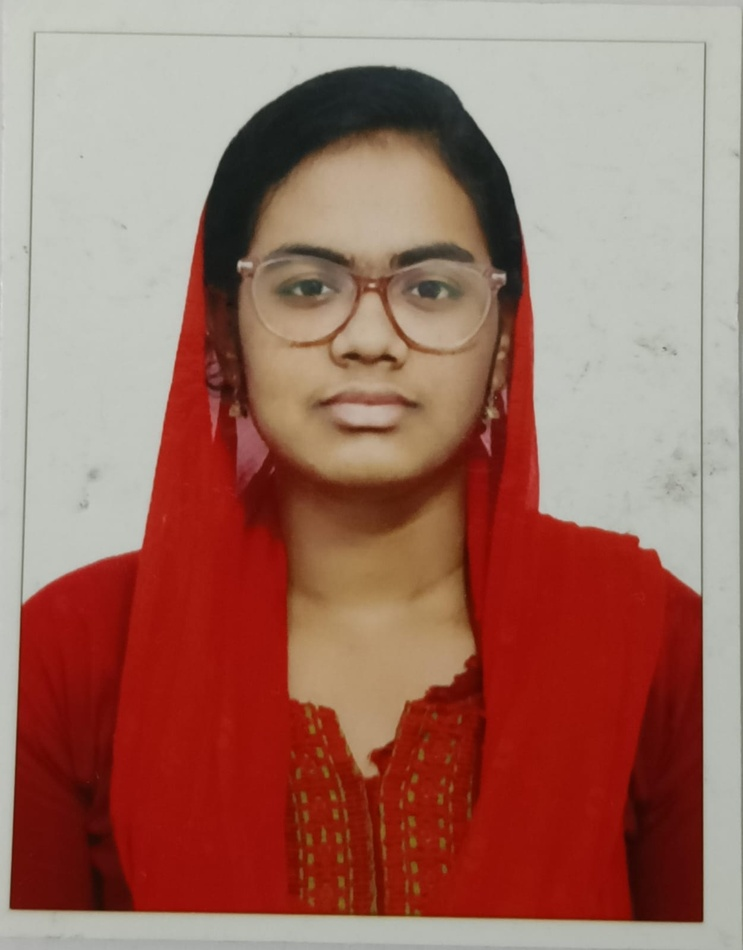
#> input picture image.jpg, 743 x 950 px, shrunk from 1251 x 1600 before the run
$ python test.py
#> lines starting #> are read from the running program, lines starting #| are printed output that depends on the picture
import cv2
import matplotlib.pyplot as plt
from skimage.feature import hog
from skimage.color import rgb2gray

# Read image
img = cv2.imread('image.jpg')
#> img is the input picture: shape (950, 743, 3); mean B, G, R 99.4, 111.3, 158.8
if img is None:
    print("Error: Image not found!")
else:
    gray = cv2.cvtColor(img, cv2.COLOR_BGR2GRAY)
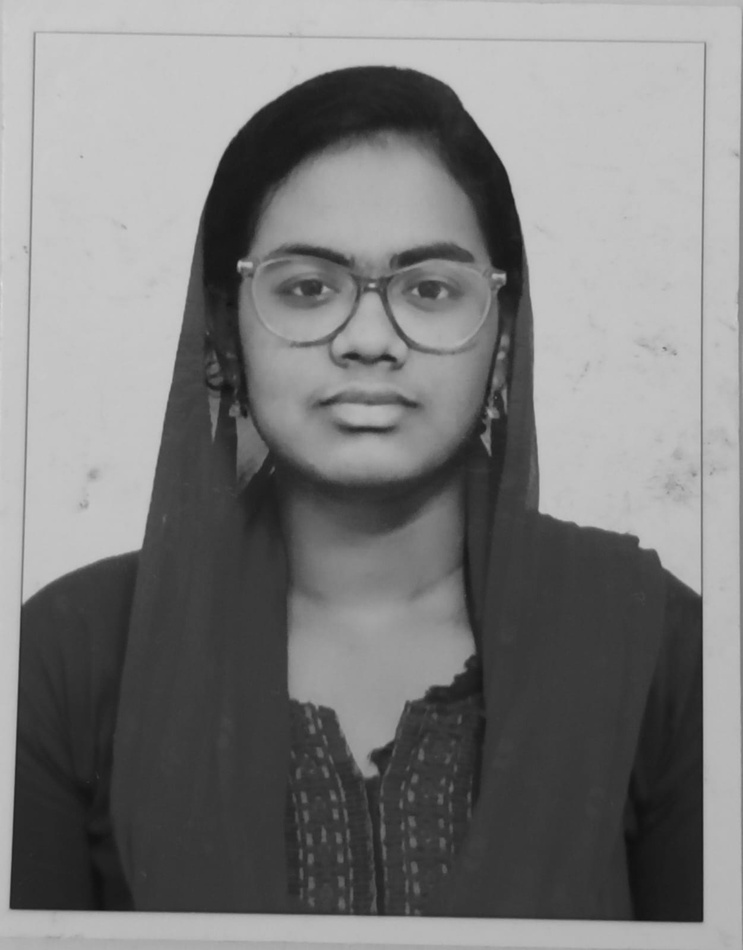
#> gray: shape (950, 743); min 15, max 221, mean 124.1

    # --- SIFT Feature Extraction ---
    sift = cv2.SIFT_create()
    kp, des = sift.detectAndCompute(gray, None)
#> kp = 374 keypoints; strongest (x, y, size): (393, 104, 63.8), (240, 264, 5), (369, 199, 73.8), (371, 650, 110.2)
    sift_img = cv2.drawKeypoints(img, kp, None, flags=cv2.DRAW_MATCHES_FLAGS_DRAW_RICH_KEYPOINTS)
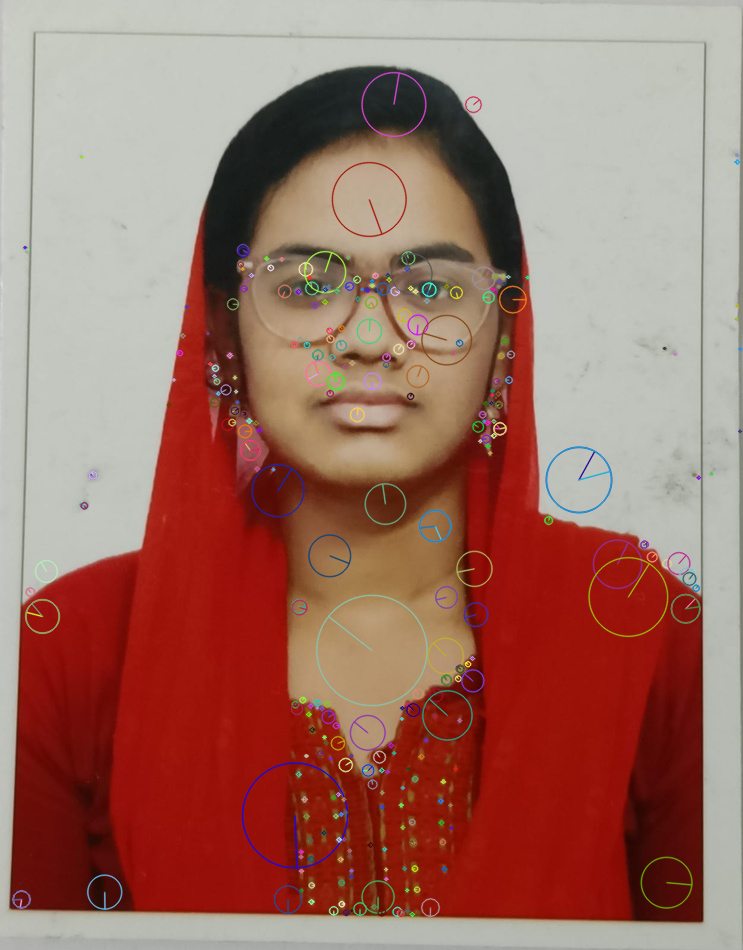
#> sift_img: shape (950, 743, 3); mean B, G, R 100.7, 112.1, 158.5

    # --- HOG Feature Extraction ---
    hog_img = hog(rgb2gray(cv2.cvtColor(img, cv2.COLOR_BGR2RGB)),
                  orientations=9, pixels_per_cell=(8, 8),
                  cells_per_block=(2, 2), visualize=True)[1]
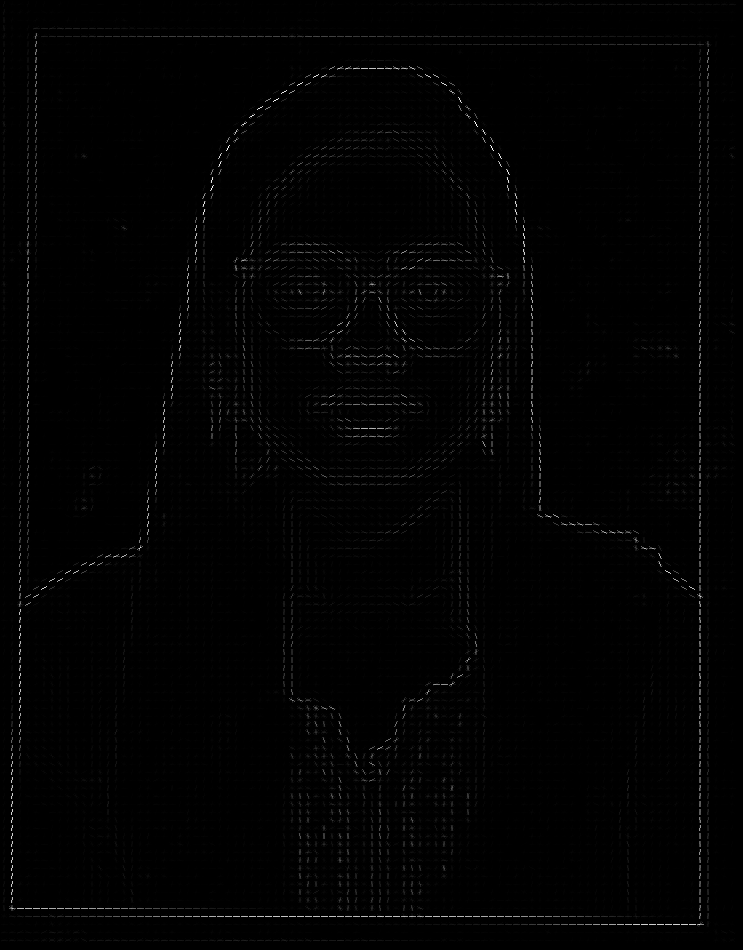
#> hog_img: shape (950, 743) float64; min 0, max 0.176, mean 0.00161; drawn with min black and max white

    # --- Display Results ---
    titles = ['SIFT Features', 'HOG Features']
    imgs = [cv2.cvtColor(sift_img, cv2.COLOR_BGR2RGB), hog_img]

    plt.figure(figsize=(10,5))
    for i in range(2):
        plt.subplot(1,2,i+1)
        plt.imshow(imgs[i], cmap='gray')
        plt.title(titles[i]); plt.axis('off')
    plt.show()
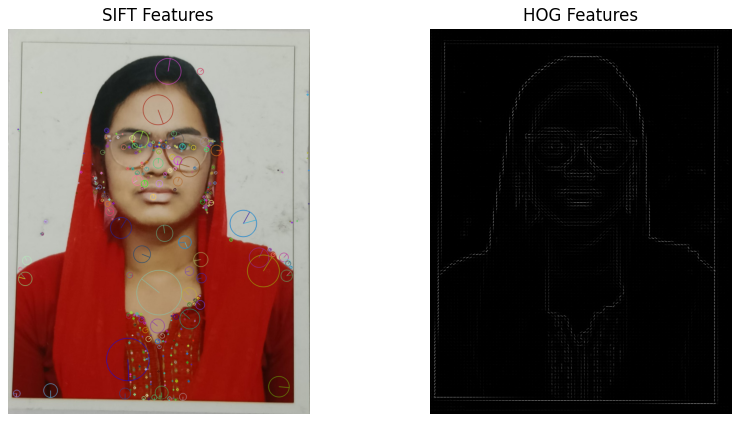
#> figure drawn by matplotlib, 2 panels
